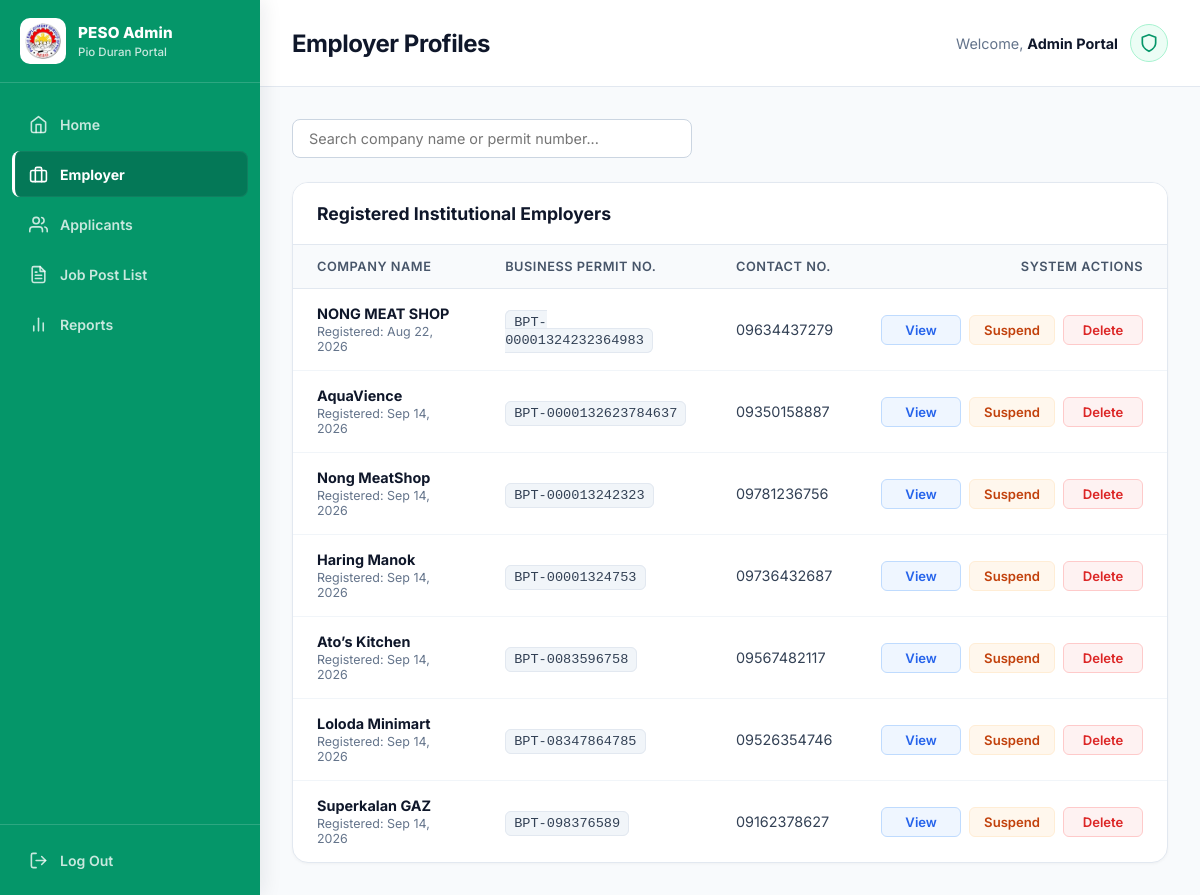
Screenshot of /peso/employer-list/ (signed in) with the database file from the repository.
### employer/models.py (models this page shows)
class Employer(models.Model):
    employer = models.OneToOneField(User, on_delete=models.CASCADE)
    company_name = models.CharField(max_length=255)
    business_permit_no = models.CharField(max_length=255, unique=True)
    contact_no = models.CharField(max_length=11, unique=True)
    description = models.TextField()
    company_logo = models.ImageField(upload_to="company_logo")
    created_at = models.DateTimeField(auto_now_add=True)
    is_active = models.BooleanField(default=True)

### core/views.py (the view)
# urls.py: path('employer-list/', views.employer_list, name='employer-list'),
@login_required(login_url="login_user")
def employer_list(request):
    employer = Employer.objects.all()
    return render(request, 'pages/employers.html', {"employer": employer})

### core/templates/pages/employers.html (shortened to what this page needs)
{% extends 'base.html' %}
{% load static %}
{% block content %}
<header class="content-header">
    <div class="page-title">
        <h2>Employer Profiles</h2>
    </div>
    <div class="admin-profile">
        <span>
            Welcome, <strong>Admin Portal</strong>
        </span>
        <div class="profile-badge">
            <svg
                viewBox="0 0 24 24"
                stroke-width="2"
                stroke-linecap="round"
                stroke-linejoin="round"
            >
                <path d="M12 22s8-4 8-10V5l-8-3-8 3v7c0 6 8 10 8 10z"></path>
            </svg>
        </div>
    </div>
</header>
<div class="dashboard-workspace">
    <div class="control-panel">
        <div class="search-box-wrapper">
            <input
                type="text"
                class="search-input"
                id="employerSearch"
                placeholder="Search company name or permit number..."
                autocomplete="off"
            >
        </div>
    </div>
    <div class="data-card">
        <div class="data-card-header">
            <h3>
                Registered Institutional Employers
            </h3>
        </div>
        <div class="table-responsive">
            <table id="employerTable">
                <thead>
                    <tr>
                        <th>Company Name</th>
                        <th>Business Permit No.</th>
                        <th>Contact No.</th>
                        <th style="text-align: right;">
                            System Actions
                        </th>
                    </tr>
                </thead>
                <tbody>
                    {% for i in employer %}
                    <tr class="employer-row">
                        <td>
                            <div
                                style="
                                    font-weight: 700;
                                    color: #0f172a;
                                "
                            >
                                {{ i.company_name }}
                            </div>
                            <div
                                style="
                                    font-size: 0.78rem;
                                    color: #64748b;
                                    margin-top: 2px;
                                "
                            >
                                Registered:
                                {{ i.created_at|date:"M d, Y" }}
                            </div>
                        </td>
                        <td>
                            <code class="permit-code">
                                {{ i.business_permit_no }}
                            </code>
                        </td>
                        <td style="color: #334155;">
                            {{ i.contact_no }}
                        </td>
                        <td style="text-align: right;">
                            <div class="action-group">
                                <a
                                    href="{% url 'employer_detail' i.id %}"
                                    title="View Profile"
                                    class="btn-action btn-view"
                                    onclick="return handleLinkLoading(this, event, 'Loading...');"
                                >
                                    <span class="normal-content">
                                        View
                                    </span>
                                </a>
                                {% if i.is_active %}
                                <a
                                    href="{% url 'suspend_employer' i.id %}"
                                    title="Suspend Account"
                                    class="btn-action btn-suspend"
                                    onclick="return handleConfirmAction(
                                        this,
                                        event,
                                        'Are you sure you want to suspend this employer?',
                                        'Suspending...'
                                    );"
                                >
                                    <span class="normal-content">
                                        Suspend
                                    </span>
                                </a>
                                {% endif %}
                                <form
                                    method="POST"
                                    action="{% url 'delete_employer' i.id %}"
                                    style="display:inline;"
                                    onsubmit="return handleDeleteForm(this, event);"
                                >
                                    <button
                                        type="submit"
                                        title="Delete Permanently"
                                        class="btn-action btn-delete"
                                    >
                                        <span class="normal-content">
                                            Delete
                                        </span>
                                    </button>
                                </form>
                            </div>
                        </td>
                    </tr>
                    {% endfor %}
                </tbody>
            </table>
        </div>
    </div>
</div>
{% endblock %}

### core/templates/base.html (style rules this page uses)
:root { --primary: #059669; --primary-dark: #047857; --primary-light: #ecfdf5; --primary-border: #a7f3d0; --text: #0f172a; --text-secondary: #475569; --text-muted: #64748b; --border: #e2e8f0; --surface: #ffffff; --surface-soft: #f8fafc; --danger: #dc2626; --danger-light: #fef2f2; --sidebar-width: 260px; --font-main: 'Inter', system-ui, -apple-system, BlinkMacSystemFont, "Segoe UI", sans-serif; }
*, *::before, *::after { margin: 0; padding: 0; box-sizing: border-box; }
html { min-height: 100%; }
body { min-height: 100vh; background: var(--surface-soft); color: var(--text); font-family: var(--font-main); -webkit-font-smoothing: antialiased; text-rendering: optimizeLegibility; }
a { text-decoration: none; }
button, input, select, textarea { font-family: inherit; }

### core/templates/pages/employers.html (style rules this page uses)
.content-header { display: flex; justify-content: space-between; align-items: center; padding: 24px 32px; background: #ffffff; border-bottom: 1px solid #e2e8f0; box-shadow: 0 1px 3px rgba(0, 0, 0, 0.02); }
.page-title h2 { font-size: 1.5rem; font-weight: 700; color: #0f172a; letter-spacing: -0.02em; }
.admin-profile { display: flex; align-items: center; gap: 12px; color: #64748b; font-size: 0.9rem; }
.admin-profile strong { color: #0f172a; }
.profile-badge { width: 38px; height: 38px; border-radius: 50%; background: #ecfdf5; border: 1px solid #a7f3d0; display: flex; align-items: center; justify-content: center; }
.profile-badge svg { width: 20px; height: 20px; stroke: #059669; fill: none; }
.dashboard-workspace { padding: 32px; background-color: #f8fafc; display: flex; flex-direction: column; gap: 24px; min-height: calc(100vh - 87px); }
.control-panel { display: flex; justify-content: space-between; align-items: center; gap: 16px; flex-wrap: wrap; }
.search-box-wrapper { position: relative; flex: 1; max-width: 400px; }
.search-input { width: 100%; padding: 10px 16px; background: #ffffff; border: 1px solid #cbd5e1; border-radius: 8px; font-size: 0.9rem; color: #0f172a; outline: none; transition: border-color 0.2s, box-shadow 0.2s; box-sizing: border-box; }
.data-card { background: #ffffff; border: 1px solid #e2e8f0; border-radius: 16px; overflow: hidden; box-shadow: 0 1px 3px rgba(0, 0, 0, 0.04); }
.data-card-header { padding: 20px 24px; border-bottom: 1px solid #e2e8f0; background: #ffffff; }
.data-card-header h3 { font-size: 1.1rem; font-weight: 700; color: #0f172a; }
.table-responsive { width: 100%; overflow-x: auto; }
table { width: 100%; border-collapse: collapse; text-align: left; font-size: 0.9rem; }
th { background: #f8fafc; color: #475569; padding: 14px 24px; font-weight: 600; font-size: 0.8rem; text-transform: uppercase; letter-spacing: 0.04em; border-bottom: 1px solid #e2e8f0; }
td { padding: 16px 24px; border-bottom: 1px solid #f1f5f9; color: #1e293b; vertical-align: middle; }
tr:last-child td { border-bottom: none; }
.permit-code { font-family: ui-monospace, SFMono-Regular, Menlo, Monaco, Consolas, monospace; font-size: 0.85rem; background: #f1f5f9; color: #334155; padding: 4px 8px; border-radius: 6px; border: 1px solid #e2e8f0; }
.action-group { display: inline-flex; gap: 8px; justify-content: flex-end; }
.btn-action { text-decoration: none; font-weight: 600; font-size: 0.82rem; padding: 6px 14px; border-radius: 6px; transition: all 0.2s ease; display: inline-flex; align-items: center; justify-content: center; gap: 7px; cursor: pointer; background: transparent; min-width: 80px; box-sizing: border-box; position: relative; }
.btn-view { color: #2563eb; border: 1px solid #bfdbfe; background: #eff6ff; }
.btn-suspend { color: #c2410c; border: 1px solid #ffedd5; background: #fff7ed; }
.btn-delete { color: #dc2626; border: 1px solid #fecaca; background: #fef2f2; }

### rows the page displays
Employer: company_name "NONG MEAT SHOP", created_at "Aug 22, 2026", business_permit_no "BPT-00001324232364983", contact_no "09634437279", is_active "Suspend"
Employer: company_name "AquaVience", created_at "Sep 14, 2026", business_permit_no "BPT-0000132623784637", contact_no "09350158887", is_active "Suspend"
Employer: company_name "Nong MeatShop", created_at "Sep 14, 2026", business_permit_no "BPT-000013242323", contact_no "09781236756", is_active "Suspend"
Employer: company_name "Haring Manok", created_at "Sep 14, 2026", business_permit_no "BPT-00001324753", contact_no "09736432687", is_active "Suspend"
Employer: company_name "Ato’s Kitchen", created_at "Sep 14, 2026", business_permit_no "BPT-0083596758", contact_no "09567482117", is_active "Suspend"
Employer: company_name "Loloda Minimart", created_at "Sep 14, 2026", business_permit_no "BPT-08347864785", contact_no "09526354746", is_active "Suspend"
Employer: company_name "Superkalan GAZ", created_at "Sep 14, 2026", business_permit_no "BPT-098376589", contact_no "09162378627", is_active "Suspend"
